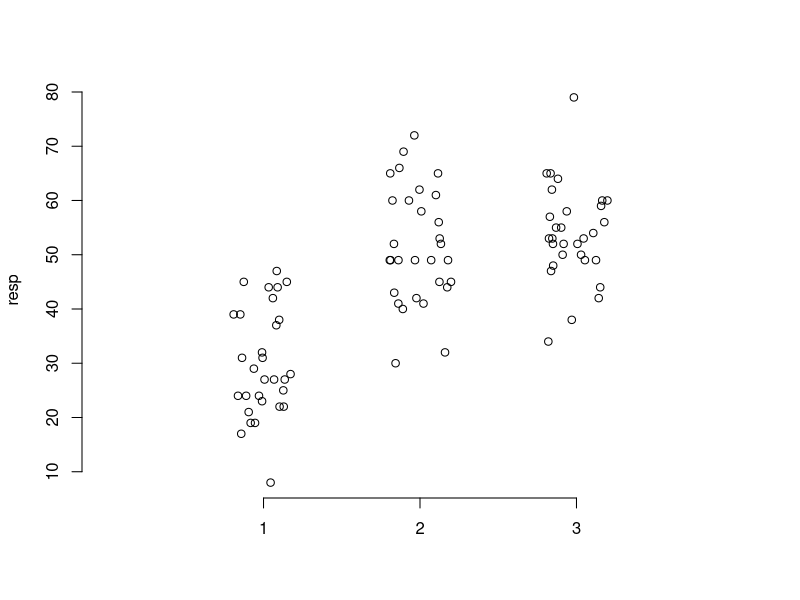

Reproduce this figure in R.
## ---- chunk 1
#| label: load-packages
#| include: false
library(tidyverse)
palette <- c( "#FF5300", "#9ED80B", "#172869", "#43B629", "#8F92A1", "#1BB6AF")
library(emmeans)
library(car)
## ---- chunk 2

n.1 <- 30
n.2 <- 30
n.3 <- 30
mean.1 <- 30
mean.2 <- 50
mean.3 <- 55
sd.1 <- 10

set.seed(5)

#sample fitnesses based on parameters above (the round function gives us integers)
group1 <- round(
  rnorm(n=n.1, mean=mean.1, sd=sd.1))
group2 <- round(
  rnorm(n=n.2, mean=mean.2, sd=sd.1))
group3 <- round(
  rnorm(n=n.3, mean=mean.3, sd=sd.1))

## but data together in a dataframe
simData <- data.frame(resp = c(group1, group2, group3), 
		    pop=c(rep('1', n.1), rep('2', n.2),rep('3',n.3)))

#look at it
plot(jitter(rep(c(0, .5,1), c(n.1, n.2,n.3))), simData$resp, bty="n", xlim=c(-.5,1.5),
     xlab = "", ylab = "resp", xaxt="n")
axis(1, at=c(0,.5,1), lab = c('1','2','3'))

## ---- chunk 3
model1 <- lm(resp~pop, data=simData)
model1


## ---- chunk 4
Anova(model1)


## ---- chunk 5
em1 <- emmeans(model1, specs="pop")
pairs(em1)
